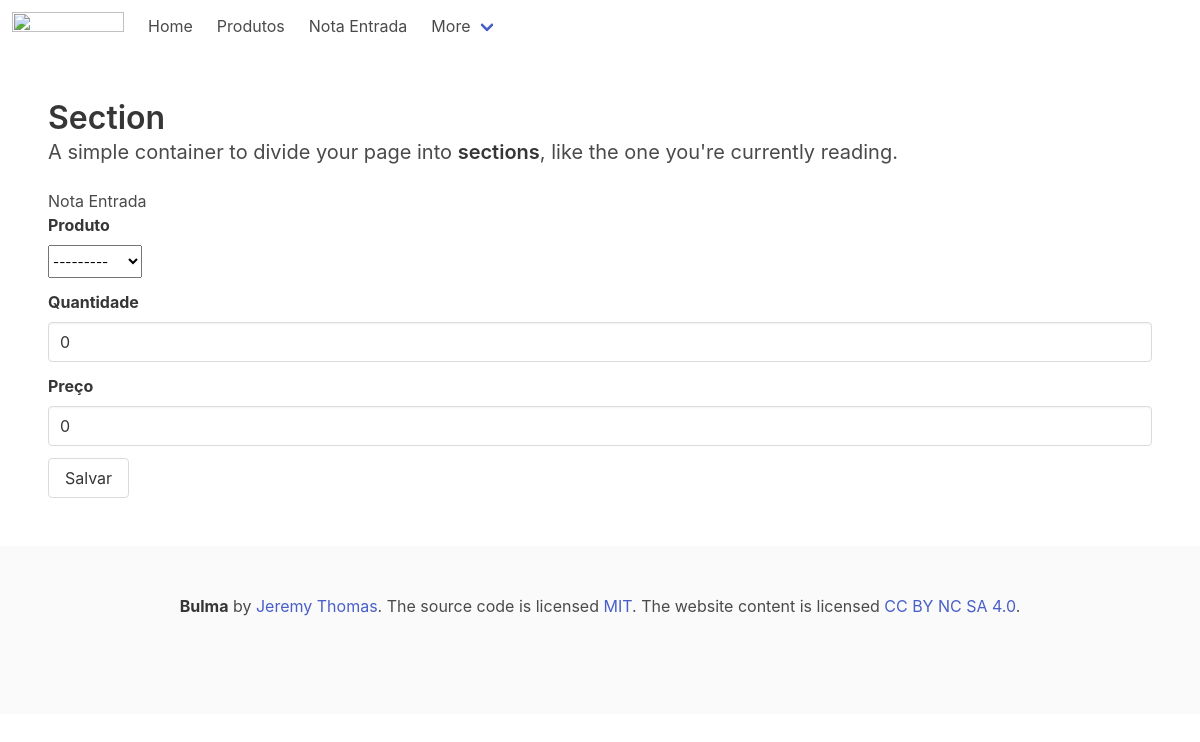
The app's page /entrada/notaEntradaNew/ with its own data.
### produto/models.py (models this page shows)
class Produtos(models.Model):
    produto = models.CharField('Produto', max_length=200)
    cor = models.ForeignKey(Cores, on_delete=models.PROTECT)
    preco = models.DecimalField('Preço', decimal_places=2, max_digits=8, default=0)
    quantidade = models.IntegerField('Quantidade', default=0)
    def __str__(self) -> str:
        return self.produto

### notaEntrada/views.py (the view)
# urls.py: path('notaEntradaNew/', notaEntradaNew, name='notaEntradaNew'),
def notaEntradaNew(request):
    if request.method == 'POST':
        form = NotasEntradasForm(request.POST)
        if form.is_valid():
            form.save(commit=False)
            form.cleaned_data['produto'].quantidade = form.cleaned_data['produto'].quantidade + form.cleaned_data['quantidade']
            form.cleaned_data['produto'].preco = form.cleaned_data['preco']
            form.cleaned_data['produto'].save_base()
            form.save()
            return redirect('entrada:notaEntradaList')
    else:
        form = NotasEntradasForm()
        template_name = 'notaEntradaNew.html'
        context = {
            'form': form,
        }
        return render(request, template_name, context)

### notaEntrada/forms.py
class NotasEntradasForm(ModelForm):
    class Meta:
        model = NotasEntradas
        fields = ['produto', 'quantidade', 'preco']
        widgets = {
            'produto': Select(attrs={'class': 'select'}),
            'quantidade': TextInput(attrs={'class': 'input'}),
            'preco': TextInput(attrs={'class': 'input'}),
        }

### notaEntrada/templates/notaEntradaNew.html (shortened to what this page needs)
{% extends 'base.html' %}
{% block product %}
<h1>Nota Entrada</h1>
<form action="{% url 'entrada:notaEntradaNew' %}" method="post">
    {% for field in form %}
    <div class="field">
        <label class="label">{{ field.label }}</label>
        <div class="control">
            {{ field }}
        </div>
    </div>
    {% endfor %}
    <button class="button" type="submit">Salvar</button>
</form>
{% endblock %}

### records on screen
Produtos: form "---------"
Produtos: form "0" "0"

### other values on screen
{{ field.label }} "Produto" "Quantidade" "Preço"
